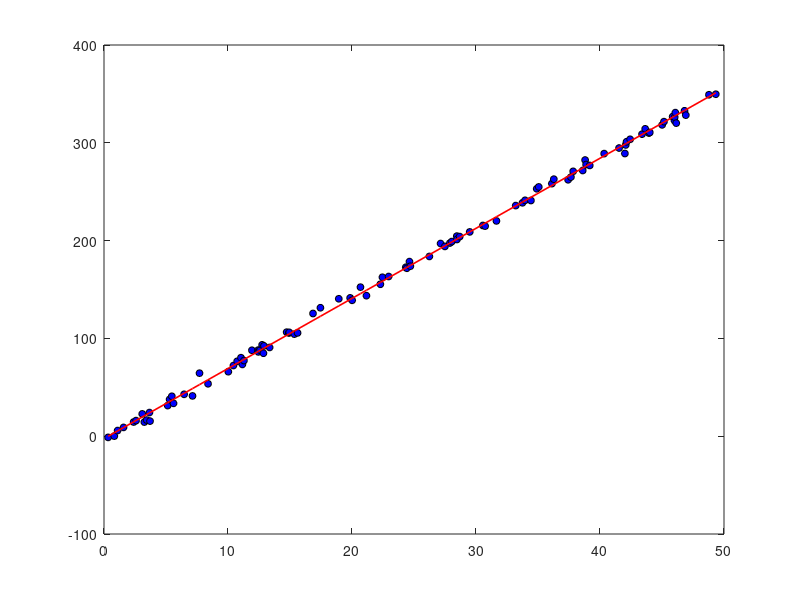
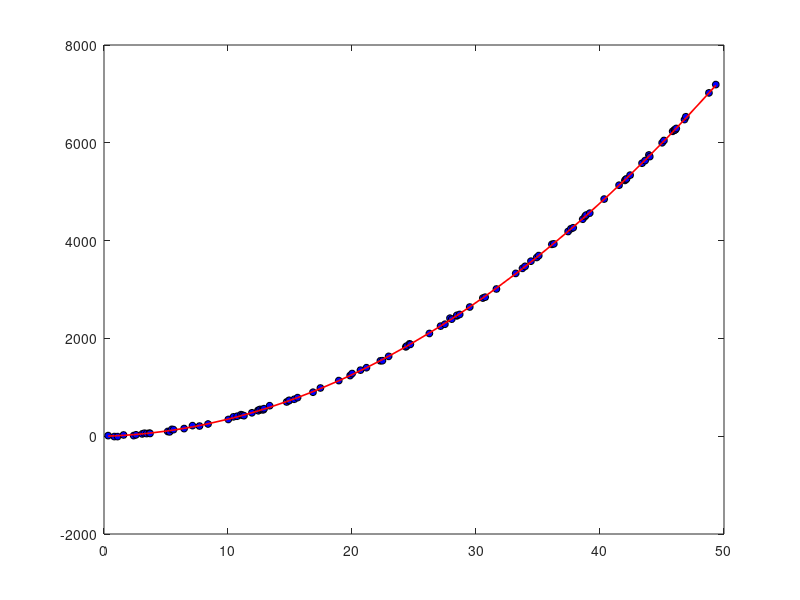
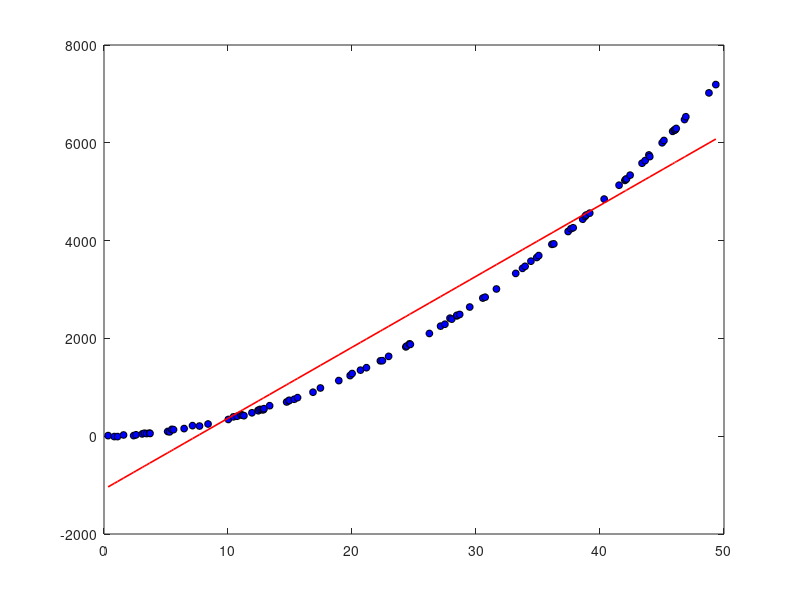

MATLAB code to generate these figures, in order: (Note: this script raises an error after producing the figures.)
clear all; close all; clc
%% To note is that we have used parts of the code structure from PSS 6. 

%%%%%%%%%%%%%%%%%%%%%%%%%%%%%%%%%%%%%%%%%%%%%%%%%%%%%%%%%%%%%%%%%
%                                                               %
%                          Assignment 2                         %                
%                   Modelling and simulation                    %
%        Written by Johannes Lundahl and Daniel Söderqvist      %
%                       27 september 2023                       %
%                                                               %
%%%%%%%%%%%%%%%%%%%%%%%%%%%%%%%%%%%%%%%%%%%%%%%%%%%%%%%%%%%%%%%%%



%% 1.3a)
% Defining variables and least squares function
a0 = -2.923;
b0 = 7.18;
N = 100;
my = 0;
sigma = 3.8;
u = unifrnd(0,50,[N 1]);
u = sort(u);
e = normrnd(my, sigma, [N 1]);
y = a0 + b0*u + e;



%% 1.3b)
% Defining variables and 2nd order polynomial function
c0 = 2.8;
my2 = 0;
sigma2 = 12.8;
eps = normrnd(my2, sigma2, [N 1]);
y_real = a0 + b0*u + c0*(u.^2) + eps;

% Defining theta and y_hat first case
phi = [ones(N, 1), u];
theta_hat = pinv(phi'*phi)*phi'*y;
y_hat = theta_hat'*phi';
fprintf('#####################\nParameters all cases\n#####################\n\n')
fprintf(['The parameters from first case:\n\n'...
    'a_0 = %.3f\nb_0 = %.3f\n\n'], theta_hat(1),theta_hat(2))

% Plotting real linear data vs least square fit
rng(1)
plot(u,y,'ok', 'MarkerSize', 5, 'MarkerFaceColor','b')
hold on 
plot(u, y_hat,'LineWidth',1.2 ,'color', 'r')

% Defining theta and y_hat second case
phi2 = [ones(N, 1), u, u.^2];
theta_hat2 = pinv(phi2'*phi2)*phi2'*y_real;
y_hat2 = theta_hat2'*phi2';
fprintf(['The parameters from secong case:\n\n'...
    'a_0 = %.3f\nb_0 = %.3f\nc_0 = %.3f\n\n'], theta_hat2(1), theta_hat2(2), theta_hat2(3))

% Plotting real poly data vs 2nd order poly fit function
figure
rng(1)
plot(u,y_real,'ok',  'MarkerSize', 5,'MarkerFaceColor','b')
hold on
plot(u, y_hat2, 'LineWidth',1.2 ,'color', 'r')

% Defining theta and y_hat third case
phi3 = [ones(N, 1), u];
theta_hat3 = pinv(phi3'*phi3)*phi3'*y_real;
y_hat3 = theta_hat3'*phi3';
fprintf(['The parameters from third case:\n\n'...
    'a_0 = %.3f\nb_0 = %.3f\n\n\n'], theta_hat3(1), theta_hat3(2))

% Plotting real poly data vs least square fit from first plot
figure
plot(u,y_real,'ok', 'MarkerSize', 5, 'MarkerFaceColor','b')
hold on
plot(u, y_hat3, 'LineWidth',1.2 ,'color', 'r')

% Calculating the total residuals and printing to screen
eps_curve = (1/N)*sum((y_real - y_hat2').^2);
eps_linear = (1/N)*sum((y_real - y_hat3').^2); 
fprintf('#####################\n Resulting residuals\n#####################\n\n')
fprintf(['The resulting residuals for both the polynomial and linear functions are presented down below:\n\n' ...
    'Epsilon_polynomial = %.f\nEpsilon_linear = %.f\n\n'], eps_curve, eps_linear);



%% 2.3a)
% Load and defining variables
u = load("input.mat");
y = load("output.mat");
N = length(u.u);
var = 0.01;
e =  normrnd(0, var, [N 1]);

%% 3-(12a)
% Dividing set into pred and val set
uest = u.u(1:N/2);
yest = y.y(1:N/2);
uval = u.u(N/2+1:end);
yval = y.y(N/2+1:end);

% H for 12a)
H = zeros(N/2,3);
H(1,:) = [0       0    uest(1)];
H(2,:) = [-yest(1) 0    uest(2)];
for t=3:N/2
    H(t,:) = [-yest(t-1) -yest(t-2) uest(t)];
end

% Calculating belonging parameters
th_hat_a = (H'*H)\H'*yest;
a0_hat_a = th_hat_a(1);
a1_hat_a = th_hat_a(2);
b0_hat_a = th_hat_a(3);

% Prediction step for 12a)
NN = N/2;
yn = yval;
un = uval;
ypred = zeros(NN,1); 
ypred(1) = yn(1);
ypred(2) = yn(2);
for t=3:NN
     ypred(t) = [-yn(t-1) -yn(t-2) un(t)]*[a0_hat_a; a1_hat_a; b0_hat_a];
end

% Calculating and printing RMSE for 12a) pred
predERROR = yn-ypred;
predRMSE  = rms(predERROR);
fprintf('\n#####################\n     Model 12a)\n#####################\n')
disp(['a1: ', num2str(a0_hat_a), ', a2: ', num2str(a1_hat_a) ...
    ', b0: ', num2str(b0_hat_a)])
disp(['Prediction RMS error for (12a) is: ' num2str(predRMSE)])

% Simulation step for 12a)
ysim = zeros(NN,1); 
ysim(1) = yn(1); 
ysim(2) = yn(2); 
for t=3:NN 
    ysim(t) = -a0_hat_a * ysim(t-1) - a1_hat_a * ysim(t-2)  + b0_hat_a*un(t-1);
end

% Calculating and printing RMSE for 12a) sim
simERROR = yn-ysim;
simRMSE = rms(simERROR);
disp(['Simulation RMS error for (12a) is: ' num2str(simRMSE)])



%% 3-(12b)
% H for 12b)
H = zeros(N/2,4);
H(1,:) = [-yest(1) yest(1) uest(1) uest(1)];
H(2,:) = [-yest(1) yest(1) uest(2) uest(1)];
for t=3:N/2
    H(t,:) = [-yest(t-1) -yest(t-2) uest(t) uest(t-1)];
end

% Calculating belonging parameters
th_hat_b = (H'*H)\H'*yest;
a0_hat_b = th_hat_b(1);
a1_hat_b = th_hat_b(2);
b0_hat_b = th_hat_b(3);
b1_hat_b = th_hat_b(4);

% Prediction step for 12b)
ypred = zeros(NN,1); 
ypred(1) = yn(1);
ypred(2) = yn(2);
for t=3:NN 
     ypred(t) = [-yn(t-1) -yn(t-2) un(t) un(t-1)]*[a0_hat_b; a1_hat_b; b0_hat_b; b1_hat_b];
end

% Calculating and printing RMSE for 12b) pred
predERROR = yn-ypred;
predRMSE  = rms(predERROR);
fprintf('\n#####################\n     Model 12b)\n#####################\n')
disp(['a1: ', num2str(a0_hat_b), ', a2: ', num2str(a1_hat_b) ...
    ' b0: ', num2str(b0_hat_b) ', b1: ', num2str(b1_hat_b)])
disp(['Prediction RMS error for (12b) is: ' num2str(predRMSE)])

% Simulation step for 12b)
ysim = zeros(NN,1); 
ysim(1) = yn(1); 
ysim(2) = yn(2); 
for t=3:NN 
    ysim(t) = -a0_hat_b * ysim(t-1) - a1_hat_b * ysim(t-2)  + b0_hat_b*un(t) + b1_hat_b*un(t-1);
end

% Calculating and printing RMSE for 12b) sim
simERROR = yn-ysim;
simRMSE = rms(simERROR);
disp(['Simulation RMS error for (12b) is: ' num2str(simRMSE)])



%% 3-(12c)
% H for 12c)
H = zeros(N/2,4);
H(1,:) = [ 0           0        0    0];
H(2,:) = [-yest(1)     0        0    uest(1)];
H(3,:) = [-yest(2)  -yest(1)     0   uest(2)];
for t=4:N/2
    H(t,:) = [-yest(t-1) -yest(t-2) -yest(t-3) uest(t-1)];
end

% Calculating belonging parameters
th_hat_c = (H'*H)\H'*yest;
a0_hat_c = th_hat_c(1);
a1_hat_c = th_hat_c(2);
a2_hat_c = th_hat_c(3);
b1_hat_c = th_hat_c(4);

% Prediction step for 12c)
ypred = zeros(NN,1); 
ypred(1) = yn(1);
ypred(2) = yn(2);
ypred(3) = yn(3);
for t=4:NN
     ypred(t) = [-yn(t-1) -yn(t-2) -yn(t-3) un(t-1)]*[a0_hat_c; a1_hat_c; a2_hat_c; b1_hat_c];
end

% Calculating and printing RMSE for 12c) pred
predERROR = yn-ypred;
predRMSE  = rms(predERROR);
fprintf('\n#####################\n     Model 12c)\n#####################\n')
disp(['a1: ', num2str(a0_hat_c), ', a2:', num2str(a1_hat_c) ...
    ', a3: ', num2str(a2_hat_c) ', b1: ', num2str(b1_hat_c)])
disp(['Prediction RMS error for (12c) is: ' num2str(predRMSE)])

% Simulation step for 12b)
ysim = zeros(NN,1); 
ysim(1) = yn(1); 
ysim(2) = yn(2); 
ysim(3) = yn(3);
for t=4:NN 
    ysim(t) = -a0_hat_c * ysim(t-1) - a1_hat_c * ysim(t-2) - a2_hat_c*ysim(t-3) + b1_hat_c*un(t-1);
end

% Calculating and printing RMSE for 12c) sim
simERROR = yn-ysim;
simRMSE = rms(simERROR); 
disp(['Simulation RMS error for (12c) is: ' num2str(simRMSE)])


